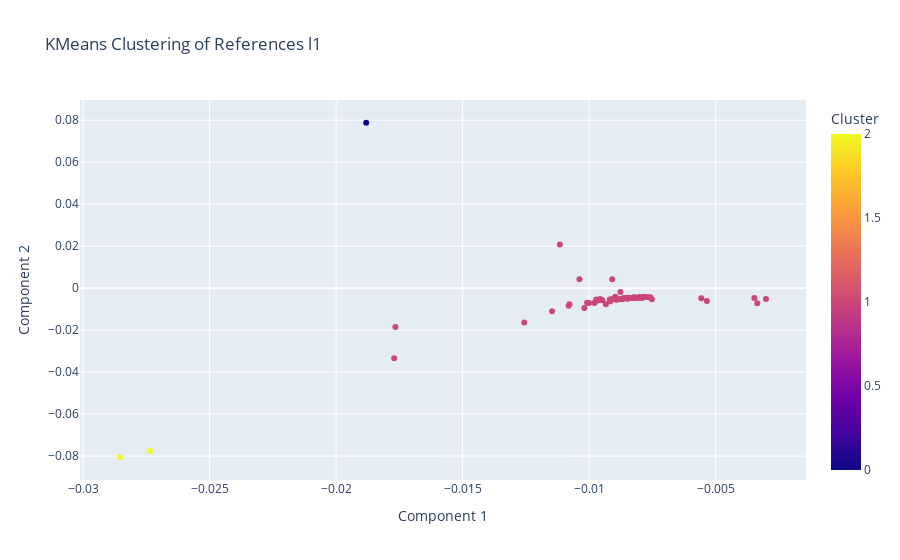

The code cell stored with this chart in its notebook:
### Code cell
import plotly.express as px
import pandas as pd

# Assuming l1_pca is your PCA-transformed data in pandas DataFrame format
data_to_cluster = new_l1_pca

# Convert the DataFrame to a numpy array for KMeans fitting
data_to_cluster_np = data_to_cluster.values

# Fit the KMeans model
kmeans = KMeans(n_clusters=3, n_init= 10, random_state= 40)
kmeans.fit(data_to_cluster_np)

# Get the cluster labels
labels = kmeans.labels_

# Create a DataFrame for plotting with plotly
df_plot = pd.DataFrame(data_to_cluster_np, columns=['Component 1', 'Component 2'])
df_plot['Cluster'] = labels
df_plot['Point Name'] = data_to_cluster.index  # This assumes the original DataFrame has meaningful row labels

# Create an interactive scatter plot
fig = px.scatter(df_plot, x='Component 1', y='Component 2', color='Cluster', 
                 hover_data=['Point Name'], 
                 title='KMeans Clustering of References l1')

# Display the plot
fig.show()

### Figure 1 — Plotly figure (JSON) as saved in the notebook; plotly's stock layout.template omitted (floating-point values rounded to 4 significant figures)
{"data": [{"customdata": [["AhlgrenScottD_papers"], ["AlbinPierre_papers"], ["BaloghJózsef_papers"], ["BaryshnikovYuliyM_papers"], ["Berwick-EvansDaniel_papers"], ["BocaFlorin-Petre_papers"], ["BradlowStevenBenjamin_papers"], ["BronskiJaredC_papers"], ["CooneyDanielB_papers"], ["DeVilleRELee_papers"], ["DeyParthaSarathi_papers"], ["DiFrancescoPhilippe_papers"], ["DoddChristopher_papers"], ["DunfieldNathanM_papers"], ["DuttaSankarPrasad_papers"], ["DuursmaIwanMaynard_papers"], ["ErdoğanMehmetBurak_papers"], ["FengRunhuan_papers"], ["FernandesRuiLoja_papers"], ["FordKevinB_papers"], ["HaboushWilliamJ_papers"], ["HellerJeremiahBen_papers"], ["HinkkanenAimo_papers"], ["HiraniAnilN_papers"], ["HungPei-Ken_papers"], ["HurVeraMikyoung_papers"], ["IvanovSergeiVladimirovich_papers"], ["JandaFelix_papers"], ["JingXiaochen_papers"], ["JungeMarius_papers"], ["KatzSheldonH_papers"], ["KedemRinat_papers"], ["KermanEly_papers"], ["KirkpatrickKayLene_papers"], ["KirrEduard_papers"], ["KostochkaAlexandrV_papers"], ["KutzarovaDenkaN_papers"], ["LaNaveGabriele_papers"], ["LaugesenRichardSnyder_papers"], ["LeditzkyFelix_papers"], ["LermanEugeneM_papers"], ["LiXiaochun_papers"], ["LiuYuan_papers"], ["McCarthyRandy_papers"], ["MineyevIgor_papers"], ["NikolaevIgorG_papers"], ["OikhbergTimur_papers"], ["PascaleffJamesThomas_papers"], ["RaptiZoi_papers"], ["RasmussenJacob_papers"], ["RasmussenSarahDean_papers"], ["RezkCharlesW_papers"], ["ReznickBruce_papers"], ["SongRenming_papers"], ["SowersRichardB_papers"], ["StojanoskaVesna_papers"], ["ThornerJesse_papers"], ["TolmanSusan_papers"], ["TumanovAlexander_papers"], ["TysonJeremyT_papers"], ["TzirakisNikolaos_papers"], ["WuXuan_papers"], ["YongAlexanderTF_papers"], ["YoungAmanda_papers"], ["ZaharescuAlexandru_papers"], ["ZharnitskyVadim_papers"]], "hovertemplate": "Component 1=%{x}<br>Component 2=%{y}<br>Point Name=%{customdata[0]}<br>Cluster=%{marker.color}<extra></extra>", "legendgroup": "", "marker": {"color": [1, 1, 1, 1, 1, 1, 1, 1, 1, 1, 1, 1, 1, 1, 2, 1, 1, 1, 1, 1, 1, 1, 1, 1, 0, 1, 1, 1, 1, 1, 1, 1, 1, 1, 1, 1, 1, 1, 1, 1, 1, 1, 1, 1, 1, 2, 1, 1, 1, 1, 1, 1, 1, 1, 1, 1, 1, 1, 1, 1, 1, 1, 1, 1, 1, 1], "coloraxis": "coloraxis", "symbol": "circle"}, "mode": "markers", "name": "", "orientation": "v", "showlegend": false, "type": "scatter", "x": [-0.008256, -0.008967, -0.00766, -0.008764, -0.008731, -0.007849, -0.01008, -0.007892, -0.01766, -0.007576, -0.008674, -0.008052, -0.01256, -0.009087, -0.02854, -0.01147, -0.008161, -0.005566, -0.009478, -0.007864, -0.0177, -0.008916, -0.008485, -0.009096, -0.01881, -0.008138, -0.01116, -0.01, -0.00347, -0.007954, -0.01019, -0.008036, -0.009131, -0.008297, -0.008671, -0.007755, -0.008021, -0.01081, -0.007521, -0.008197, -0.008486, -0.009189, -0.009723, -0.01077, -0.01038, -0.02735, -0.008033, -0.009793, -0.007917, -0.008375, -0.008603, -0.008822, -0.008665, -0.008475, -0.003011, -0.009161, -0.008215, -0.008925, -0.00965, -0.009565, -0.008224, -0.005345, -0.009339, -0.003354, -0.007921, -0.008346], "xaxis": "x", "y": [-0.004669, -0.004121, -0.004284, -0.00182, -0.00517, -0.004342, -0.006994, -0.004393, -0.01846, -0.004367, -0.00517, -0.004496, -0.01638, 0.004237, -0.08057, -0.01102, -0.00458, -0.004875, -0.005746, -0.004342, -0.03343, -0.005569, -0.004591, -0.00524, 0.0788, -0.004574, 0.02077, -0.007083, -0.004672, -0.004491, -0.009516, -0.00449, -0.005435, -0.004708, -0.004979, -0.004255, -0.00446, -0.008367, -0.005307, -0.004706, -0.005039, -0.005402, -0.005412, -0.00762, 0.004254, -0.07762, -0.004477, -0.007026, -0.004428, -0.004741, -0.004657, -0.005298, -0.004968, -0.004928, -0.005152, -0.006228, -0.004618, -0.00538, -0.00588, -0.005178, -0.004379, -0.006143, -0.007725, -0.007221, -0.004525, -0.004696], "yaxis": "y"}], "layout": {"coloraxis": {"colorbar": {"title": {"text": "Cluster"}}, "colorscale": [[0, "#0d0887"], [0.1111, "#46039f"], [0.2222, "#7201a8"], [0.3333, "#9c179e"], [0.4444, "#bd3786"], [0.5556, "#d8576b"], [0.6667, "#ed7953"], [0.7778, "#fb9f3a"], [0.8889, "#fdca26"], [1, "#f0f921"]]}, "legend": {"tracegroupgap": 0}, "title": {"text": "KMeans Clustering of References l1"}, "xaxis": {"anchor": "y", "domain": [0, 1], "title": {"text": "Component 1"}}, "yaxis": {"anchor": "x", "domain": [0, 1], "title": {"text": "Component 2"}}}}
